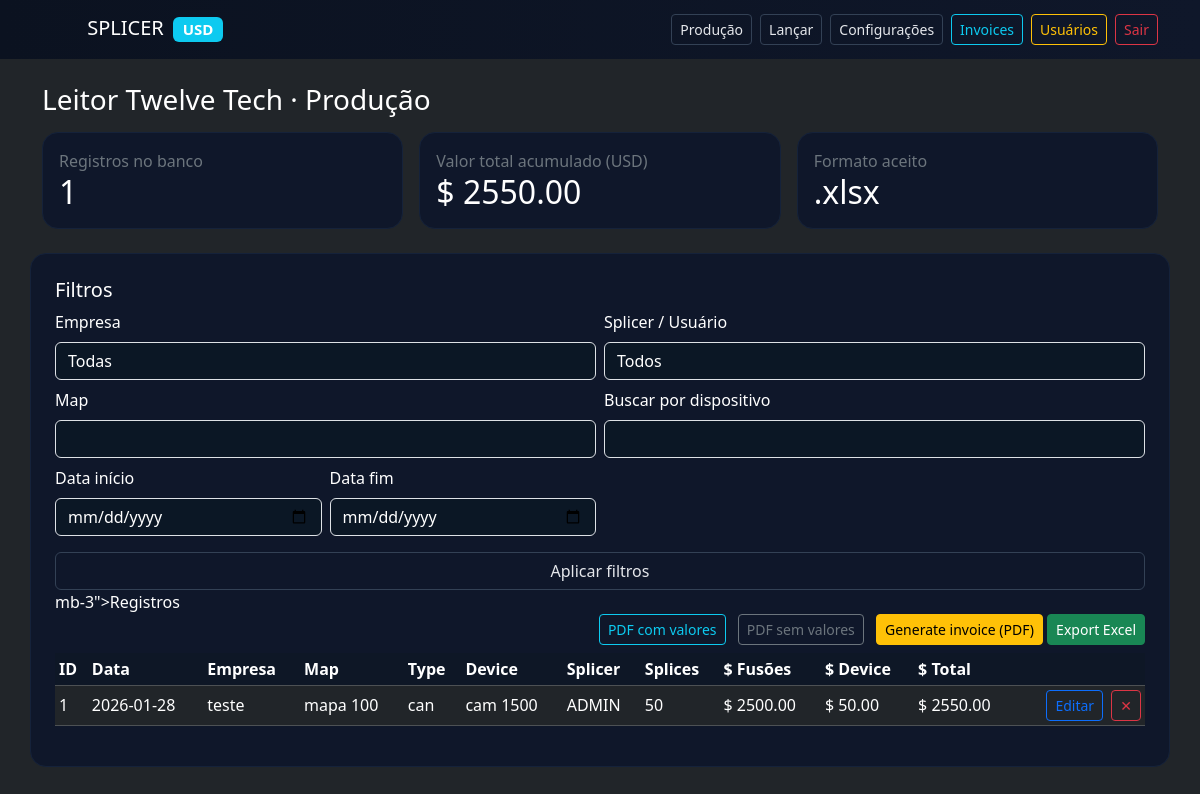
Screenshot of / (signed in) with the database file from the repository.
### app.py (models this page shows)
class Record(db.Model):
    id = db.Column(db.Integer, primary_key=True)
    map = db.Column(db.String(200))
    type = db.Column(db.String(120))
    splices = db.Column(db.Integer)
    device = db.Column(db.String(120))
    splicer = db.Column(db.String(120))
    created_date = db.Column(db.DateTime, nullable=True)
    company = db.Column(db.String(120), nullable=True)
    price_splices_usd = db.Column(db.Float, default=0.0)
    price_device_usd = db.Column(db.Float, default=0.0)
    total_usd = db.Column(db.Float, default=0.0)
    created_at = db.Column(db.DateTime, default=datetime.utcnow)

### app.py (the view, shortened to what this page needs)
@app.route("/", methods=["GET", "POST"])
@login_required
def index():
    if request.method == "POST":
        flash("A importação de planilha foi desativada neste sistema.", "warning")
        return redirect(url_for("index"))
    company_filter = request.args.get("company") or None
    splicer_filter = request.args.get("splicer") or None
    map_filter = request.args.get("map") or None
    device_filter = request.args.get("device") or None
    start_raw = request.args.get("start") or None
    end_raw = request.args.get("end") or None
    query = Record.query
    if company_filter:
        query = query.filter(Record.company == company_filter)
    if splicer_filter and getattr(current_user, "is_admin", False):
        query = query.filter(Record.splicer == splicer_filter)
    if map_filter:
        query = query.filter(Record.map.ilike(f"%{map_filter}%"))
    if device_filter:
        query = query.filter(Record.device.ilike(f"%{device_filter}%"))
    if start_raw:
        try:
            start_dt = datetime.fromisoformat(start_raw)
            query = query.filter(Record.created_date >= start_dt)
        except ValueError:
            pass
    if end_raw:
        try:
            end_dt = datetime.fromisoformat(end_raw)
            query = query.filter(Record.created_date <= end_dt)
        except ValueError:
            pass
    enforced_splicer = None
    if not getattr(current_user, "is_admin", False):
        enforced_splicer = getattr(current_user, "splicer_name", None) or current_user.username
        query = query.filter(Record.splicer == enforced_splicer)
    records = query.order_by(Record.created_date.desc().nullslast(), Record.id.desc()).all()
    total_rows = len(records)
    total_amount = sum(r.total_usd or 0 for r in records)
    companies = [c.name for c in CompanyConfig.query.order_by(CompanyConfig.name).all()]
    companies_from_records = {
        c for (c,) in db.session.query(Record.company).distinct().all() if c
    }
    all_companies = sorted(set(companies) | companies_from_records)
    splicers_from_records = {
        s for (s,) in db.session.query(Record.splicer).distinct().all() if s
    }
    splicers_from_users = {
        (u.splicer_name or u.username)
        for u in User.query.all()
        if (u.splicer_name or u.username)
    }
    all_splicers = sorted(splicers_from_records | splicers_from_users)
    return render_template(
        "index.html",
        records=records,
        total_rows=total_rows,
        total_amount=total_amount,
        companies=all_companies,
        splicers=all_splicers,
        company_filter=company_filter or "",
        splicer_filter=splicer_filter or "",
        map_filter=map_filter or "",
        device_filter=device_filter or "",
        start=start_raw or "",
        end=end_raw or "",
    )

### app.py (called while the page is built)
@login_manager.user_loader
def load_user(user_id: str):
    try:
        return User.query.get(int(user_id))
    except Exception:
        return None

### templates/index.html (shortened to what this page needs)
{% extends 'base.html' %}
{% block content %}
<h3 class="mb-3">Leitor Twelve Tech · Produção</h3>
<div class="row mb-4 g-3">
  <div class="col-md-4">
    <div class="card p-3">
      <span class="text-secondary">Registros no banco</span>
      <h2 class="mb-0">{{ total_rows }}</h2>
    </div>
  </div>
  <div class="col-md-4">
    <div class="card p-3">
      <span class="text-secondary">Valor total acumulado (USD)</span>
      <h2 class="mb-0">$ {{ '%.2f'|format(total_amount or 0) }}</h2>
    </div>
  </div>
  <div class="col-md-4">
    <div class="card p-3">
      <span class="text-secondary">Formato aceito</span>
      <h2 class="mb-0">.xlsx</h2>
    </div>
  </div>
</div>
<div class="row g-4">
    <div class="card p-4">
      <h5>Filtros</h5>
      <form method="get" class="row g-2">
        <div class="col-md-6">
          <label class="form-label">Empresa</label>
          <select name="company" class="form-control">
            <option value="">Todas</option>
          </select>
        </div>
        <div class="col-md-6">
          <label class="form-label">Splicer / Usuário</label>
          {% if current_user.is_admin %}
          <select name="splicer" class="form-control">
            <option value="">Todos</option>
          </select>
          {% else %}
          <input class="form-control" value="{{ current_user.splicer_name or current_user.username }}" disabled>
          {% endif %}
        </div>
        <div class="col-md-6">
          <label class="form-label">Map</label>
          <input name="map" class="form-control" value="{{ map_filter }}">
        </div>
        <div class="col-md-6">
          <label class="form-label">Buscar por dispositivo</label>
          <input name="device" class="form-control" value="{{ device_filter }}">
        </div>
        <div class="col-md-3">
          <label class="form-label">Data início</label>
          <input type="date" name="start" class="form-control" value="{{ start }}">
        </div>
        <div class="col-md-3">
          <label class="form-label">Data fim</label>
          <input type="date" name="end" class="form-control" value="{{ end }}">
        </div>
        <div class="col-md-12">
          <button class="btn btn-outline-light w-100 mt-2">Aplicar filtros</button>
        </div>
      </form>
mb-3">Registros</h5>
  <div class="mb-2 text-end">
    <a class="btn btn-sm btn-outline-info me-2"
       href="{{ url_for('export_pdf', company=company_filter, splicer=splicer_filter, map=map_filter, start=start, end=end) }}">
      PDF com valores
    </a>
    <a class="btn btn-sm btn-outline-secondary me-2"
       href="{{ url_for('export_pdf', company=company_filter, splicer=splicer_filter, map=map_filter, start=start, end=end, no_values=1) }}">
      PDF sem valores
    </a>
    <a class="btn btn-sm btn-warning"
       href="{{ url_for('export_invoice', company=company_filter, splicer=splicer_filter, map=map_filter, start=start, end=end) }}">
      Generate invoice (PDF)
    </a>
    <a class="btn btn-sm btn-success"
       href="{{ url_for('export_excel', company=company_filter, splicer=splicer_filter, map=map_filter, start=start, end=end) }}">
      Export Excel
    </a>
  </div>
  <div class="table-responsive" style="max-height: 60vh;">
    <table class="table table-sm table-dark align-middle">
      <thead>
        <tr>
          <th>ID</th>
          <th>Data</th>
          <th>Empresa</th>
          <th>Map</th>
          <th>Type</th>
          <th>Device</th>
          <th>Splicer</th>
          <th>Splices</th>
          <th>$ Fusões</th>
          <th>$ Device</th>
          <th>$ Total</th>
          <th></th>
        </tr>
      </thead>
      <tbody>
        {% for r in records %}
          <tr>
            <td>{{ r.id }}</td>
            <td>{{ r.created_date.date() if r.created_date else '' }}</td>
            <td>{{ r.company or '-' }}</td>
            <td>{{ r.map }}</td>
            <td>{{ r.type }}</td>
            <td>{{ r.device }}</td>
            <td>{{ r.splicer }}</td>
            <td>{{ r.splices }}</td>
            <td>$ {{ '%.2f'|format(r.price_splices_usd or 0) }}</td>
            <td>$ {{ '%.2f'|format(r.price_device_usd or 0) }}</td>
            <td>$ {{ '%.2f'|format(r.total_usd or 0) }}</td>
            <td class="text-end">
              {% if current_user.is_admin or r.splicer == current_user.username %}
              <a href="{{ url_for('record_edit', rid=r.id) }}" class="btn btn-sm btn-outline-primary me-1">Editar</a>
              {% endif %}
              <a href="{{ url_for('record_delete', rid=r.id) }}" class="btn btn-sm btn-outline-danger" onclick="return confirm('Excluir este registro?');">✕</a>
            </td>
          </tr>
        {% else %}
          <tr><td colspan="11" class="text-center text-secondary">Nenhum registro encontrado.</td></tr>
        {% endfor %}
      </tbody>
    </table>
  </div>
</div>
{% endblock %}

### templates/base.html (shortened to what this page needs)
<!doctype html>
<html lang="pt-br">
  <head>
    <link rel="stylesheet" href="{{ url_for('static', filename='style.css') }}">
    <link href="https://cdn.jsdelivr.net/npm/bootstrap@5.3.3/dist/css/bootstrap.min.css" rel="stylesheet">
    <link href="{{ url_for('static', filename='css/app.css') }}" rel="stylesheet">
  </head>
  <body class="bg-dark text-light">
    <nav class="navbar navbar-expand-lg navbar-dark bg-black mb-4">
      <div class="container">
        <a class="navbar-brand" href="{{ url_for('index') }}">
          <img src="{{ url_for('static', filename='img/logo.png') }}" alt="logo" style="height:32px" class="me-2">
          SPLICER <span class="badge bg-info ms-1">USD</span>
        </a>
        {% if current_user.is_authenticated %}
          <div class="ms-auto d-flex">
            <a href="{{ url_for('index') }}" class="btn btn-sm btn-outline-light me-2">Produção</a>
            <a href="{{ url_for('entry') }}" class="btn btn-sm btn-outline-light me-2">Lançar</a>
            {% if current_user.is_admin %}
              <a href="{{ url_for('settings') }}" class="btn btn-sm btn-outline-light me-2">Configurações</a>
              <a href="{{ url_for('invoices_list') }}" class="btn btn-sm btn-outline-info me-2">Invoices</a>
              <a href="{{ url_for('manage_users') }}" class="btn btn-sm btn-outline-warning me-2">Usuários</a>
            {% endif %}
            <a href="{{ url_for('logout') }}" class="btn btn-sm btn-outline-danger">Sair</a>
          </div>
        {% endif %}
      </div>
    </nav>
    <div class="container mb-4">
      {% block content %}{% endblock %}
    </div>
  </body>
</html>

### static/style.css (style rules this page uses)
body, label, .form-label, .navbar, .card, .table, .table th, .table td, .nav-link, .btn-link, p, li, h1, h2, h3, h4, h5, h6, span { color: #ffffff !important; }
input.form-control, select.form-control, textarea.form-control { color: #ffffff !important; background-color: #0b1725 !important; }

### static/css/app.css (style rules this page uses)
:root { --bg:#0b1220; --panel:#0f172a; --panel-2:#111827; --text:#e5e7eb; --muted:#94a3b8; --primary:#06b6d4; }
body { background:var(--bg); color:var(--text); font-family:system-ui,-apple-system,Segoe UI,Roboto,Ubuntu,Arial }
.navbar { background:linear-gradient(90deg, #0b1220, #0f172a) }
.card { background:var(--panel); border:1px solid #15223a; border-radius:16px }
.btn-outline-light { color:var(--text); border-color:#334155 }
.table thead th { position:sticky; top:0; background:#0e1726; color:#cbd5e1 }

### rows the page displays
Record: id "1", created_date "2026-01-28", company "teste", map "mapa 100", type "can", device "cam 1500", splicer "ADMIN", splices "50", price_splices_usd "2500.00", price_device_usd "50.00", total_usd "2550.00"

### other values shown
{{ total_rows }} "1"
{{ '%.2f'|format(total_amount or 0) }} "2550.00"
